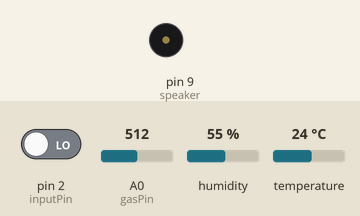
The sketch below on a simulated Arduino Uno, built with avr-gcc and run on an emulated ATmega328P. Parts: buzzer (waves = sounding). Inputs (shaded band) come from the test bench; at power-on: pin 2 (inputPin) LOW, humidity 55 %, A0 (gasPin) = 512, temperature 24 °C. What the sketch prints to the serial monitor is not drawn.

Above: at 2.6 s.
2.7 s: pin 2 (inputPin) driven HIGH
At 3.17 s:
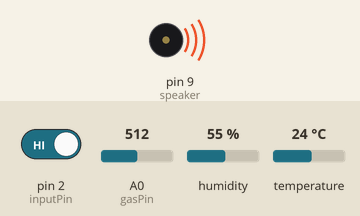
7.3 s: humidity set to 22 %
10.8 s: A0 (gasPin) set to 716
14.3 s: temperature set to 12 °C
17.8 s: A0 (gasPin) set to 900
Timing chart, 0 to 25.8 s (numbered marks = the images above; inputs shaded):
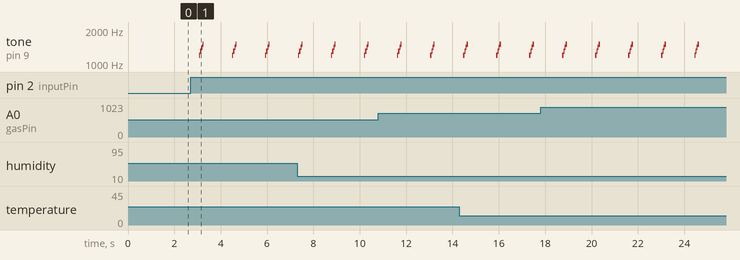

Measured:
- after the input at 2.7 s, tone on pin 9 (speaker): silent → 1200 Hz after 0.37 s, then repeats every 1.4 s: 1300 Hz 0.05 s, 1400 Hz 0.05 s, 1500 Hz 0.05 s, silent 1.2 s, 1200 Hz 0.05 s

The sketch:

previous_code.ino
```cpp
#include <DHT11.h>

extern volatile unsigned long timer0_millis; // 시간 측정용 변수

const int pin = 10;      // 온습도센서
DHT11 dht11(pin);        // DHT11(온습도센서) 핀 할당
const int gasPin = A0;   // 가스센서
const int inputPin = 2;  // 인체감지센서
const int speaker = 9;   // 부저스피커

float temp_prev;  // 온도측정값
float humi_prev;  // 습도측정값

int val = 0;      // 인체감지센서 측정값(HIGH/LOW)
int sound = 0;    // 필요없는 변수?
int some = 0;     // 인체감지센서 cool down 변수
int start_time;   // 인체감지 측정 시각

void setup() {
    Serial.begin(9600);
    pinMode(speaker,OUTPUT);
    pinMode(inputPin, INPUT);    // 센서 Input 설정

}

void loop() {
  delay(600);

  int err;
  float temp,humi;

  if((err=dht11.read(humi,temp))==0){
      temp_prev = temp;
      humi_prev = humi;
  }

  val = digitalRead(inputPin);         // 인체감지센서 신호값을 읽어와서 val에 저장
  if (val == HIGH) {                   // 센서 신호값이 HIGH면(인체감지가 된 경우)
      start_time = (int)millis();
      some = 1;
  }
  else {                                       // 센서 신호값이 LOW면(인체감지가 되지 않은 경우)
      if((int)millis() - start_time > 5000){   // 인체감지가 되지 않는 시간이 5초 이상
      some = 0;
      noTone(speaker);
      }
  }

  if(some == 1 && sound == 0){         // 인체감지가 활성화된 동안 부저는 계속 동작
     tone(speaker,1200);
     delay(50);
     noTone(speaker);
     tone(speaker,1300);
     delay(50);
     noTone(speaker);
     tone(speaker,1400);
     delay(50);
     noTone(speaker);
     tone(speaker,1500);
     delay(50);
     noTone(speaker);
   }

  Serial.println("start");                  // Serial start
  Serial.print(temp_prev);
  Serial.print("k");
  Serial.print(humi_prev);
  Serial.print("k");
  Serial.print(1000 + analogRead(gasPin));
  Serial.print("k");
  Serial.println(some);                     // Serial end

  delay(600);

}
```
